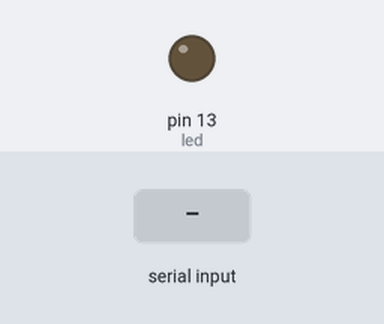
Simulated run of this sketch. Board: Arduino Uno, built with avr-gcc and run on an emulated ATmega328P. Parts: output pins drawn as LEDs (lit = HIGH). The inputs (shaded band) are chosen by the test bench.

Above: at 1.2 s.
1.3 s: "N" received over Serial
At 1.7 s:
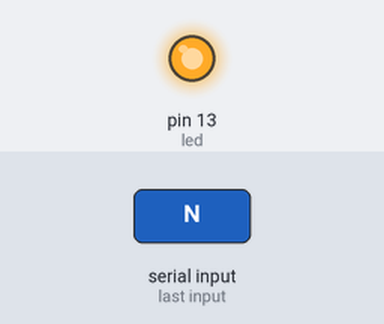
2.8 s: "F" received over Serial
At 4.0 s:
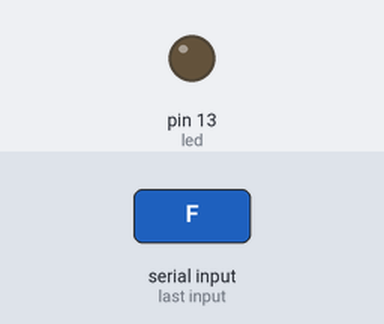
Timing chart, 0 to 5.8 s (numbered marks = the images above; inputs shaded):
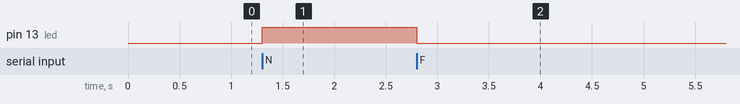

Measured:
- after the input at 1.3 s, pin 13 (led): LOW → HIGH at once
- after the input at 2.8 s, pin 13 (led): HIGH → LOW at once

The sketch:

LED.ino
```cpp
/*
 * This sketch is code to recieve inputs from Android app over Bluetooth.
 * Inputs from Android app is used to turn LED on/off.
*/

int a; // Variable to store ASCII value of Character
int led = 13; // input pin for LED

// Initialize varibales, pin modes etc.
void setup()
  {
    Serial.begin(9600); // Baud rate (exchange rate of 9600 bit per second)
    pinMode(led,OUTPUT);  // Initialize pin mode
  }

// Infinite loop
void loop() {
  // When something is transmitted over Bluetooth
  if(Serial.available() > 0)
    {
      a=Serial.read(); // read message transmitted
      //Serial.println("inside"); // print statement for debugging
      //Serial.println(a==78);  // print statement for debugging

      // when character 'O' is transmitted (ASCII for O is 78)
      if(a==78)
        {
          digitalWrite(led,HIGH); // turn on the LED
        }
      // when character 'F' is transmitted (ASCII for F is 70)
      if(a==70)
        {
          digitalWrite(led,LOW);  // turn off the LED
        }
    }
}
```
